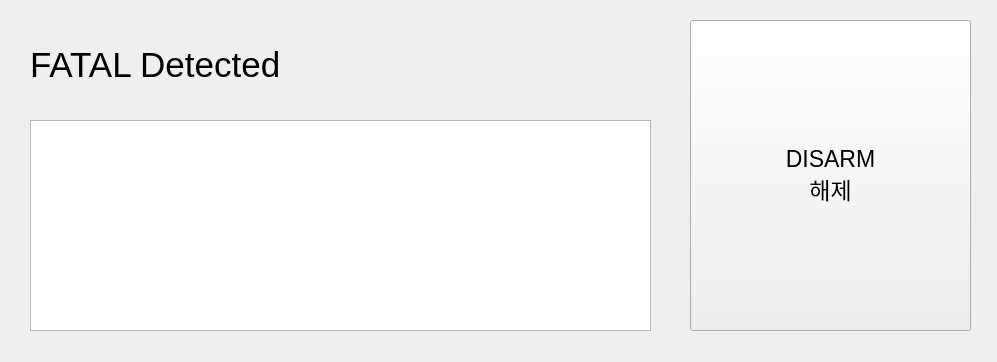
<?xml version="1.0" encoding="UTF-8"?>
<ui version="4.0">
 <class>MainWindow</class>
 <widget class="QMainWindow" name="MainWindow">
  <property name="geometry">
   <rect>
    <x>0</x>
    <y>0</y>
    <width>997</width>
    <height>362</height>
   </rect>
  </property>
  <property name="windowTitle">
   <string>ALERT</string>
  </property>
  <property name="toolButtonStyle">
   <enum>Qt::ToolButtonIconOnly</enum>
  </property>
  <property name="documentMode">
   <bool>false</bool>
  </property>
  <property name="unifiedTitleAndToolBarOnMac">
   <bool>false</bool>
  </property>
  <widget class="QWidget" name="centralwidget">
   <widget class="QLabel" name="label">
    <property name="geometry">
     <rect>
      <x>30</x>
      <y>20</y>
      <width>621</width>
      <height>91</height>
     </rect>
    </property>
    <property name="font">
     <font>
      <pointsize>17</pointsize>
     </font>
    </property>
    <property name="text">
     <string>&lt;html&gt;&lt;head/&gt;&lt;body&gt;&lt;p&gt;&lt;span style=&quot; font-size:26pt;&quot;&gt;FATAL Detected&lt;/span&gt;&lt;/p&gt;&lt;/body&gt;&lt;/html&gt;</string>
    </property>
   </widget>
   <widget class="QPushButton" name="pushButton">
    <property name="geometry">
     <rect>
      <x>690</x>
      <y>20</y>
      <width>281</width>
      <height>311</height>
     </rect>
    </property>
    <property name="font">
     <font>
      <pointsize>17</pointsize>
     </font>
    </property>
    <property name="autoFillBackground">
     <bool>false</bool>
    </property>
    <property name="styleSheet">
     <string notr="true"/>
    </property>
    <property name="text">
     <string>DISARM
해제</string>
    </property>
    <property name="autoRepeat">
     <bool>true</bool>
    </property>
   </widget>
   <widget class="QListWidget" name="listWidget">
    <property name="geometry">
     <rect>
      <x>30</x>
      <y>120</y>
      <width>621</width>
      <height>211</height>
     </rect>
    </property>
   </widget>
  </widget>
 </widget>
 <resources/>
 <connections/>
</ui>
